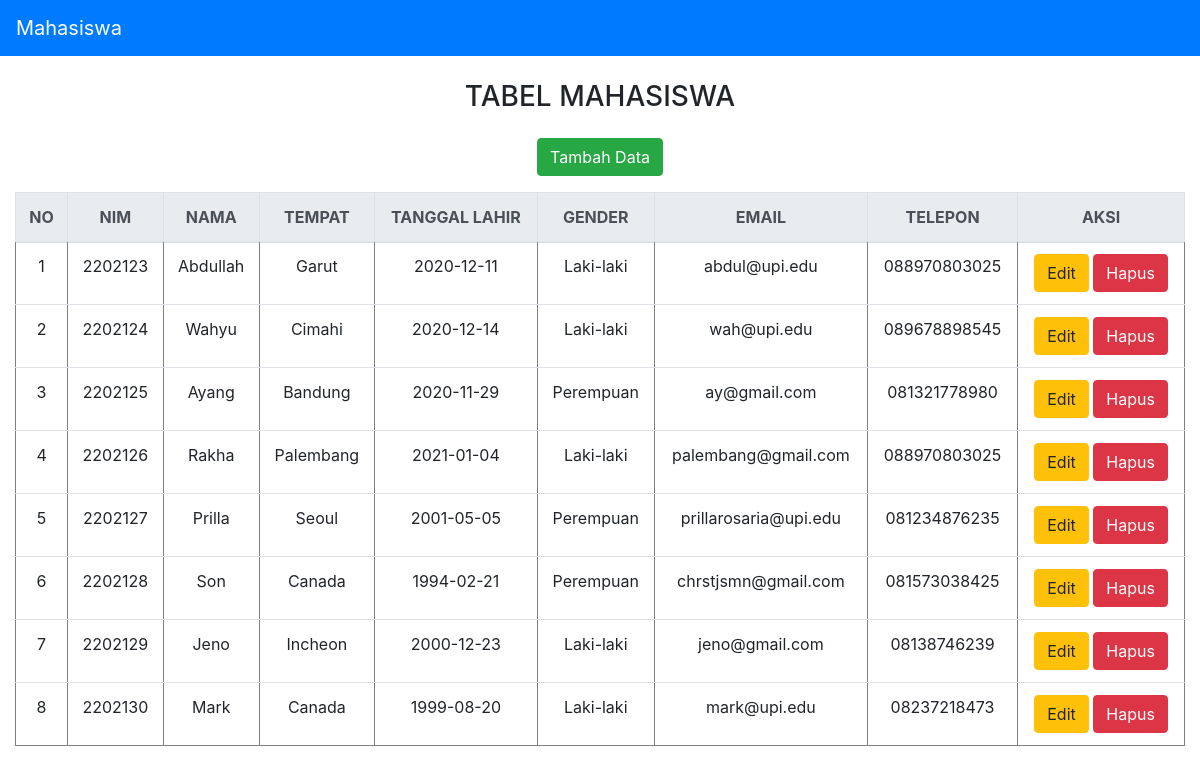
The page / on the database its author committed.
### tables this page shows
CREATE TABLE `mahasiswa` (
  `id` int(11) NOT NULL AUTO_INCREMENT,
  `nim` varchar(100) NOT NULL,
  `nama` varchar(100) NOT NULL,
  `tempat` varchar(100) NOT NULL,
  `tl` varchar(100) NOT NULL,
  `gender` varchar(10) NOT NULL,
  `email` varchar(100) NOT NULL,
  `telp` varchar(100) NOT NULL,
  PRIMARY KEY (`id`)
);

### presenter/ProsesMahasiswa.php (called while the page is built, shortened)
<?php
class ProsesMahasiswa implements KontrakPresenter
{
	private $tabelmahasiswa;
	private $data = [];
	function __construct()
	{
		try {
			$db_host = "localhost";
			$db_user = "root";
			$db_password = "";
			$db_name = "db_mvp";
			$this->tabelmahasiswa = new TabelMahasiswa($db_host, $db_user, $db_password, $db_name);
			$this->data = array();
		} catch (Exception $e) {
			echo "yah error" . $e->getMessage();
		}
	}
	function prosesDataMahasiswa()
	{
		try {
			$this->tabelmahasiswa->open();
			$this->tabelmahasiswa->getMahasiswa();
			while ($row = $this->tabelmahasiswa->getResult()) {
				$mahasiswa = new Mahasiswa();
				$mahasiswa->setId($row['id']);
				$mahasiswa->setNim($row['nim']);
				$mahasiswa->setNama($row['nama']);
				$mahasiswa->setTempat($row['tempat']);
				$mahasiswa->setTl($row['tl']);
				$mahasiswa->setGender($row['gender']);
				$mahasiswa->setEmail($row['email']);
				$mahasiswa->setTelp($row['telp']);
				$this->data[] = $mahasiswa;
			}
		} catch (Exception $e) {
			echo "yah error part 2" . $e->getMessage();
		}
	}
	function getId($i)
	{
		return $this->data[$i]->getId();
	}
	function getNim($i)
	{
		return $this->data[$i]->getNim();
	}
	function getNama($i)
	{
		return $this->data[$i]->getNama();
	}
	function getTempat($i)
	{
		return $this->data[$i]->getTempat();
	}
	function getTl($i)
	{
		return $this->data[$i]->getTl();
	}
	function getGender($i)
	{
		return $this->data[$i]->getGender();
	}
	function getEmail($i)
	{
		return $this->data[$i]->getEmail();
	}
	function getTelp($i)
	{
		return $this->data[$i]->getTelp();
	}
	function getSize()
	{
		return sizeof($this->data);
	}
}

### index.php (called while the page is built, shortened)
<?php
include("view/TampilMahasiswa.php");
$tp = new TampilMahasiswa();
$data = $tp->tampil();
?>

### model/Mahasiswa.class.php (called while the page is built)
<?php
class Mahasiswa
{
	var $id = '';
	var $nim = '';
	var $nama = '';
	var $tempat = '';
	var $tl = '';
	var $gender = '';
	var $email = '';
	var $telp = '';
	function __construct($id = '', $nim = '', $nama = '', $tempat = '', $tl = '', $gender = '', $email = '', $telp = '')
	{
		$this->id = $id;
		$this->nim = $nim;
		$this->nama = $nama;
		$this->tempat = $tempat;
		$this->tl = $tl;
		$this->gender = $gender;
		$this->email = $email;
		$this->telp = $telp;
	}
	function setId($id)
	{
		$this->id = $id;
	}
	function setNim($nim)
	{
		$this->nim = $nim;
	}
	function setNama($nama)
	{
		$this->nama = $nama;
	}
	function setTempat($tempat)
	{
		$this->tempat = $tempat;
	}
	function setTl($tl)
	{
		$this->tl = $tl;
	}
	function setGender($gender)
	{
		$this->gender = $gender;
	}
	function setEmail($email)
	{
		$this->email = $email;
	}
	function setTelp($telp)
	{
		$this->telp = $telp;
	}
	function getId()
	{
		return $this->id;
	}
	function getNim()
	{
		return $this->nim;
	}
	function getNama()
	{
		return $this->nama;
	}
	function getTempat()
	{
		return $this->tempat;
	}
	function getTl()
	{
		return $this->tl;
	}
	function getGender()
	{
		return $this->gender;
	}
	function getEmail()
	{
		return $this->email;
	}
	function getTelp()
	{
		return $this->telp;
	}
}

### model/DB.class.php (called while the page is built, shortened)
<?php
class DB
{
	var $db_host = '';
	var $db_user = '';
	var $db_password = '';
	var $db_name = '';
	var $db_link = '';
	function __construct($db_host = '', $db_user = '', $db_password = '', $db_name = '')
	{
		$this->db_host = $db_host;
		$this->db_user = $db_user;
		$this->db_password = $db_password;
		$this->db_name = $db_name;
	}
	function open()
	{
		$this->db_link = mysqli_connect($this->db_host, $this->db_user, $this->db_password, $this->db_name);
	}
	function execute($query = "")
	{
		$this->result = mysqli_query($this->db_link, $query);
		return $this->result;
	}
}

### model/TabelMahasiswa.class.php (called while the page is built, shortened)
<?php
class TabelMahasiswa extends DB
{
	function getMahasiswa()
	{
		$query = "SELECT * FROM mahasiswa";
		return $this->execute($query);
	}
}

### view/TampilMahasiswa.php (the view, shortened to what this page needs)
<?php
include("presenter/ProsesMahasiswa.php");
class TampilMahasiswa implements KontrakView
{
	private $prosesmahasiswa;
	function __construct()
	{
		$this->prosesmahasiswa = new ProsesMahasiswa();
	}
	function tampil()
	{
		$this->prosesmahasiswa->prosesDataMahasiswa();
		$data = null;
		for ($i = 0; $i < $this->prosesmahasiswa->getSize(); $i++) {
			$no = $i + 1;
			$data .= "<tr>
			<td>" . $no . "</td>
			<td>" . $this->prosesmahasiswa->getNim($i) . "</td>
			<td>" . $this->prosesmahasiswa->getNama($i) . "</td>
			<td>" . $this->prosesmahasiswa->getTempat($i) . "</td>
			<td>" . $this->prosesmahasiswa->getTl($i) . "</td>
			<td>" . $this->prosesmahasiswa->getGender($i) . "</td>
			<td>" . $this->prosesmahasiswa->getEmail($i) . "</td>
			<td>" . $this->prosesmahasiswa->getTelp($i) . "</td>
			<td>
				<a href='form.php?id=" . $this->prosesmahasiswa->getId($i) . "' class='btn btn-warning'><i class='fa fa-pencil'></i> Edit</a>
				<a href='index.php?id_hapus=" . $this->prosesmahasiswa->getId($i) . "' class='btn btn-danger'><i class='fa fa-trash'></i> Hapus</a>
			</td>
			</tr>";
		}
	}
}

### model/Template.class.php (shortened to what this page needs)
<?php
class Template{
	var $content = '';
	function __construct($filename = ''){
		$this->content = implode('', @file($filename));
	}
	function clear(){
		$this->content = preg_replace("/DATA_[A-Z|_|0-9]+/", "", $this->content);
	}
	function write(){
		print $this->content;
	}
	function replace($old = '', $new = ''){
		if(is_int($new)){
			$value = sprintf("%d", $new);
		}elseif(is_float($new)){
			$value = sprintf("%f", $new);
		}elseif(is_array($new)){
			$value = '';
			foreach( $new as $item){
				$value .= $item. '';
			}
		}else{
			$value = $new;
		}
		$this->content = preg_replace("/$old/",  $value, $this->content);
	}
}

### rows shown on the page
mahasiswa: no "1", nim "2202123", nama "Abdullah", tempat "Garut", tl "2020-12-11", gender "Laki-laki", email "abdul@upi.edu", telp "088970803025"
mahasiswa: no "2", nim "2202124", nama "Wahyu", tempat "Cimahi", tl "2020-12-14", gender "Laki-laki", email "wah@upi.edu", telp "089678898545"
mahasiswa: no "3", nim "2202125", nama "Ayang", tempat "Bandung", tl "2020-11-29", gender "Perempuan", email "ay@gmail.com", telp "081321778980"
mahasiswa: no "4", nim "2202126", nama "Rakha", tempat "Palembang", tl "2021-01-04", gender "Laki-laki", email "palembang@gmail.com", telp "088970803025"
mahasiswa: no "5", nim "2202127", nama "Prilla", tempat "Seoul", tl "2001-05-05", gender "Perempuan", email "prillarosaria@upi.edu", telp "081234876235"
mahasiswa: no "6", nim "2202128", nama "Son", tempat "Canada", tl "1994-02-21", gender "Perempuan", email "chrstjsmn@gmail.com", telp "081573038425"
mahasiswa: no "7", nim "2202129", nama "Jeno", tempat "Incheon", tl "2000-12-23", gender "Laki-laki", email "jeno@gmail.com", telp "08138746239"
mahasiswa: no "8", nim "2202130", nama "Mark", tempat "Canada", tl "1999-08-20", gender "Laki-laki", email "mark@upi.edu", telp "08237218473"

### other values the page prints
$this->content "Mahasiswa TABEL MAHASISWA Tambah Data NO NIM NAMA TEMPAT TANGGAL LAHIR GENDER EMAIL TELEPON AKSI"
